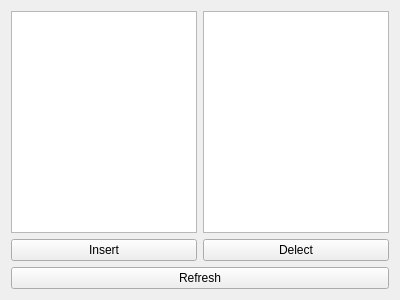
<?xml version="1.0" encoding="UTF-8"?>
<ui version="4.0">
 <class>Widget</class>
 <widget class="QWidget" name="Widget">
  <property name="geometry">
   <rect>
    <x>0</x>
    <y>0</y>
    <width>400</width>
    <height>300</height>
   </rect>
  </property>
  <property name="windowTitle">
   <string>Widget</string>
  </property>
  <layout class="QGridLayout" name="gridLayout">
   <item row="1" column="0">
    <widget class="QPushButton" name="pushButton_1">
     <property name="text">
      <string>Insert</string>
     </property>
    </widget>
   </item>
   <item row="0" column="1">
    <widget class="QTableWidget" name="tableWidget"/>
   </item>
   <item row="0" column="0">
    <widget class="QTableView" name="tableView"/>
   </item>
   <item row="1" column="1">
    <widget class="QPushButton" name="pushButton_2">
     <property name="text">
      <string>Delect</string>
     </property>
    </widget>
   </item>
   <item row="3" column="0" colspan="2">
    <widget class="QPushButton" name="pushButton_3">
     <property name="text">
      <string>Refresh</string>
     </property>
    </widget>
   </item>
  </layout>
 </widget>
 <layoutdefault spacing="6" margin="11"/>
 <resources/>
 <connections/>
</ui>
